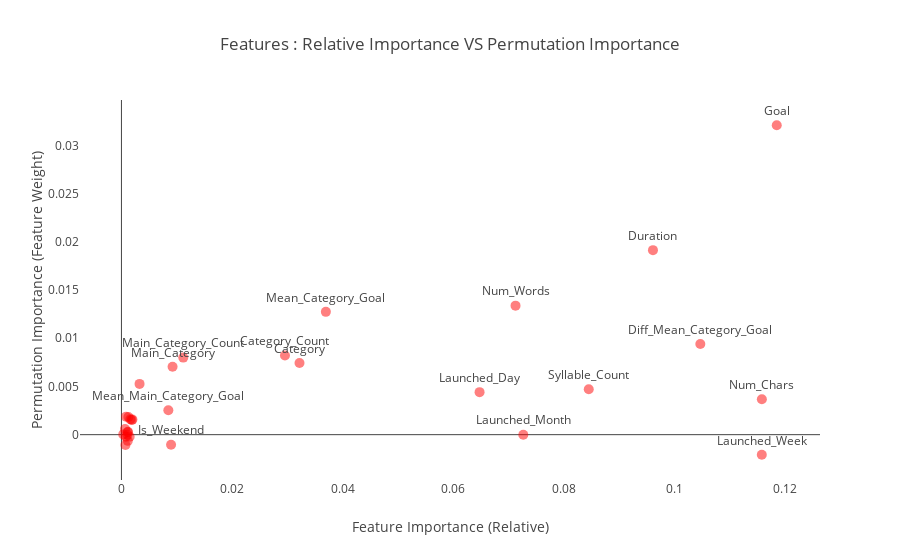

Notebook code cell kept with this figure:
### Markdown cell above
**Inferences** 
> - This is an interesting plot, We can observe that the features shown in top and in green are the most important as if their values are randomized then the outcome performance suffers.   
> - We can observe that the top features are are the features which we mostly saw in the relative importance section, but using this graph we can quantify the amount of importance associated with them. And also obtain the ones which are least important, for example - launched week, if it was weekend or not etc.  

With this method, we obtained the importance of a feature in a more absolute sense rathar than a relative sense. Let's assume that our feature space forms a majority of the universe. Now, it will be interesting to plot both permutation and relative feature importances and make some key observations.

### Code cell
imp_df = feature_importances.reset_index().rename(columns = {"index" : "feature"})
combined_df = imp_df.merge(pi_df, on="feature")

trace0 = go.Scatter(
    x = combined_df.importance,
    y = combined_df.weight,
    text = [v.title() if i < 16 else "" for i,v in enumerate(list(combined_df.feature)) ],
    mode='markers+text',
    textposition='top center',
    marker=dict(
        size = 10, color="red", opacity=0.5,
    ),
)

trace1 = go.Scatter(
    x=[0.034, 0.095],
    y=[0.008, 0.020],
    text=['Cluster of Features',
          'Highly Important Features'],
    mode='text',
)

data = [trace0]
layout = go.Layout(title = "Features : Relative Importance VS Permutation Importance", 
                   showlegend = False, yaxis=dict(title="Permutation Importance (Feature Weight)", showgrid=False),
                   xaxis=dict(title="Feature Importance (Relative)", showgrid=False))
#                       shapes = [{ 'type': 'circle', 'xref': 'x', 'yref': 'y',
#                                   'x0': 0.024, 'y0': 0.007, 'x1': 0.045, 'y1': 0.001,'opacity': 1.0,
#                                   'line': { 'color': 'rgba(50, 171, 96, 1)', 'dash': 'dot',}},
#                                { 'type': 'rect', 'x0': 0.065, 'y0': 0.019, 'x1': 0.12, 'y1': 0.0002,
#                                 'line': { 'color': 'rgba(128, 0, 128, 1)' , 'dash' : 'dot' }}])
fig = go.Figure(data = data, layout = layout)
iplot(fig, filename='bubblechart-size-ref')

### Figure 1 — Plotly figure (JSON) as saved in the notebook; plotly's stock layout.template omitted (floating-point values rounded to 4 significant figures)
{"data": [{"marker": {"color": "red", "opacity": 0.5, "size": 10}, "mode": "markers+text", "text": ["Goal", "Num_Chars", "Launched_Week", "Diff_Mean_Category_Goal", "Duration", "Syllable_Count", "Launched_Month", "Num_Words", "Launched_Day", "Mean_Category_Goal", "Category", "Category_Count", "Main_Category_Count", "Main_Category", "Is_Weekend", "Mean_Main_Category_Goal", "", "", "", "", "", "", "", "", "", "", "", "", "", "", ""], "textposition": "top center", "type": "scatter", "uid": "76b8f6b5-f6cf-4b79-b8df-3a92ed49f524", "x": [0.1185, 0.1158, 0.1158, 0.1047, 0.09612, 0.0845, 0.07267, 0.07126, 0.06476, 0.03697, 0.0322, 0.02957, 0.01118, 0.009243, 0.008971, 0.008479, 0.003275, 0.001982, 0.001831, 0.001604, 0.001485, 0.001252, 0.001167, 0.001149, 0.001138, 0.001078, 0.0008314, 0.0007978, 0.0007245, 0.0006483, 0.000325], "y": [0.03208, 0.003673, -0.002081, 0.009397, 0.01913, 0.004714, -4.441e-17, 0.01338, 0.004408, 0.01273, 0.007438, 0.008203, 0.007989, 0.00704, -0.001041, 0.002541, 0.005265, 0.001561, 0.00153, 0.001592, -0.0002143, 0.001837, 0.0003061, -0.0006428, 0.0002449, -2.22e-17, 0.001867, -0.0002143, -0.001071, 0.0005816, 3.061e-05]}], "layout": {"showlegend": false, "title": {"text": "Features : Relative Importance VS Permutation Importance"}, "xaxis": {"showgrid": false, "title": {"text": "Feature Importance (Relative)"}}, "yaxis": {"showgrid": false, "title": {"text": "Permutation Importance (Feature Weight)"}}}}
